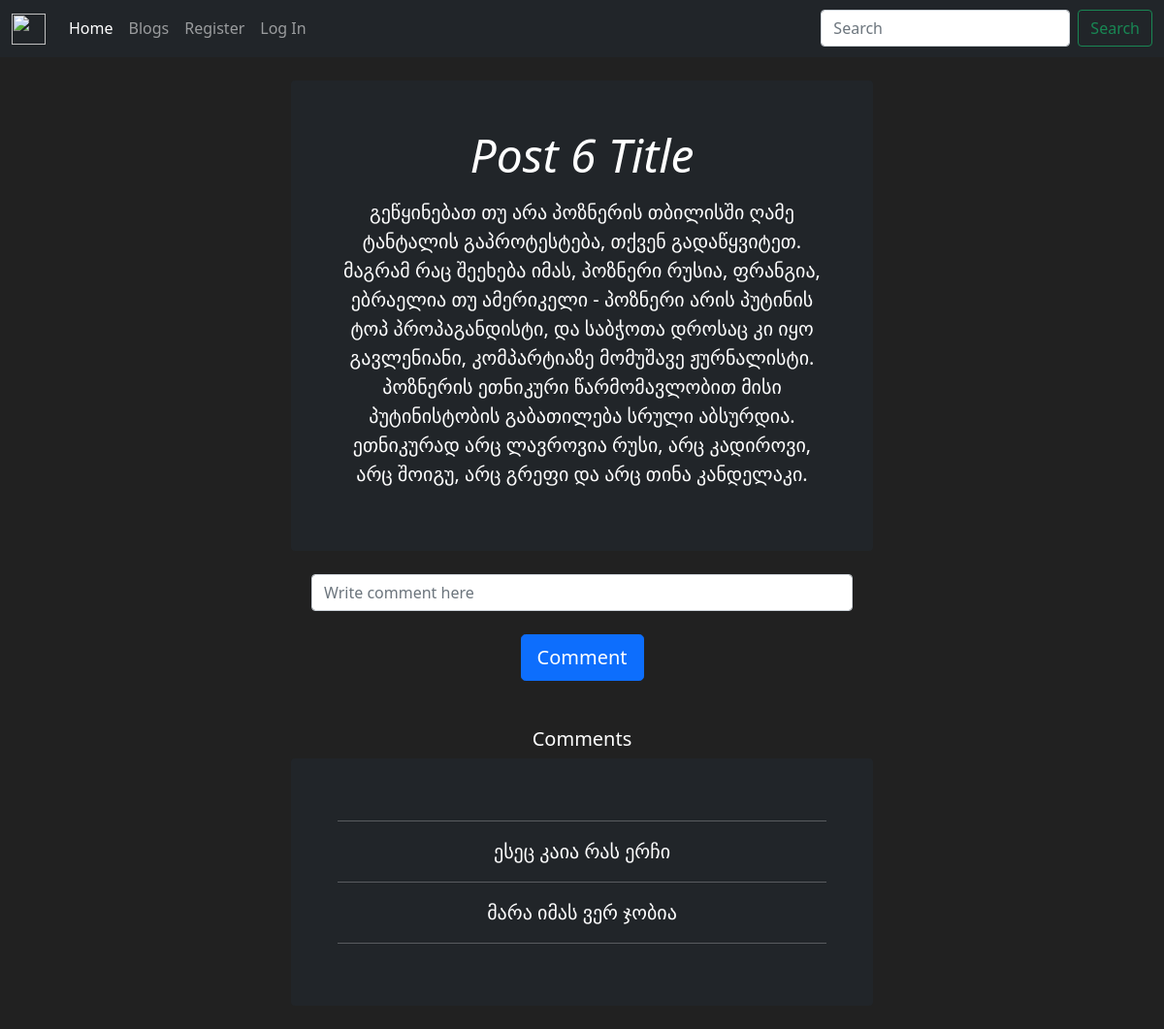
Screenshot of /blogs/6 with the database file from the repository.
### blog/models.py (models this page shows, shortened)
class Post(db.Model):
    id = db.Column(db.Integer(), primary_key=True)
    title = db.Column(db.String(length=100), nullable=False)
    post = db.Column(db.String(length=1000), nullable=False)
    rating = db.Column(db.Float(), nullable=False, default=0.0)
    date = db.Column(db.DateTime(), nullable=False, default=datetime.utcnow)
    owner = db.Column(db.Integer(), db.ForeignKey('user.id'))
    comments = db.relationship('Comment', backref='owned_post', lazy=True)

class Comment(db.Model):
    id = db.Column(db.Integer(), primary_key=True)
    comment = db.Column(db.String(length=1000), nullable=False)
    like = db.Column(db.Integer(), nullable=False, default=0)
    date = db.Column(db.DateTime(), nullable=False, default=datetime.utcnow)
    owner_user = db.Column(db.Integer(), db.ForeignKey('user.id'))
    owner_post = db.Column(db.Integer(), db.ForeignKey('post.id'))

### blog/routes.py (the view)
@app.route('/blogs/<int:id>', methods=['GET', 'POST'])
def individual_blog(id):
    form = CommentForm()
    blog = Post.query.filter_by(id=id).first()
    comments = Comment.query.filter_by(owner_post=id).all()
    if form.validate_on_submit():
        new_comment = Comment(comment=form.comment.data)
        db.session.add(new_comment)
        db.session.commit()
        new_comment.set_comment_owner(id)
        return redirect(f"/blogs/{id}")
    return render_template('individual_blog.html', blog=blog, comments=comments, form=form)

### blog/forms.py
class CommentForm(FlaskForm):
    comment = StringField(label='Write comment here', validators=[DataRequired()])
    submit = SubmitField(label='Comment')

### blog/templates/individual_blog.html (shortened to what this page needs)
{% extends "base.html" %}
{% block content %}
<br>
<div class="p-4 p-md-5 mb-4 text-white rounded bg-dark" id="blog-id">
    <div class="col-md-12 px-0">
      <h1 class="display-5 fst-italic">{{blog.title}}</h1>
      <p class="lead my-3">{{blog.post}}</p>
    </div>
</div>
<div class="container">
    <form method="post", class="form-login", style="color:white">
        {{ form.comment(class="form-control blog-comment", placeholder="Write comment here") }}
        <br>
        {{ form.submit(class="btn btn-lg btn-block btn-primary") }}
    </form>
</div>
<br><br>
<h5>Comments</h5>
<div class="p-4 p-md-5 mb-4 text-white rounded bg-dark" id="comment-id">
    <hr>
    {% for comm in comments %}
    <div class="col-md-12 px-0">
      <p class="lead my-3">{{comm.comment}}</p>
    </div>
    <hr>
    {% endfor %}
</div>
{% endblock %}

### blog/templates/individual_blog.html (style rules this page uses)
#blog-id { width: 50%; margin: auto; }
.blog-comment { width: 50%; margin: auto; }
#comment-id { width: 50%; margin: auto; }

### blog/templates/base.html (style rules this page uses)
body { background-color: #212121; color: white; text-align: center; }

### rows the page displays
Post: title "Post 6 Title", post "გეწყინებათ თუ არა პოზნერის თბილისში ღამე ტანტალის გაპროტესტება, თქვენ გადაწყვიტეთ. მაგრამ რაც შეეხება იმას, პოზნერი რუსია, ფრანგია, ებრაელია თუ ამერიკელი - პოზნერი არის პუტინის ტოპ პროპაგანდისტი, და საბჭოთა დროსაც კი იყო გავლენიანი, კომპარტიაზე მომუშავე ჟურნალისტი. პოზნერის ეთნიკური წარმომავლობით მისი პუტინისტობის გაბათილება სრული აბსურდია. ეთნიკურად არც ლავროვია რუსი, არც კადიროვი, არც შოიგუ, არც გრეფი და არც თინა კანდელაკი."
Comment: comment "ესეც კაია რას ერჩი"
Comment: comment "მარა იმას ვერ ჯობია"
